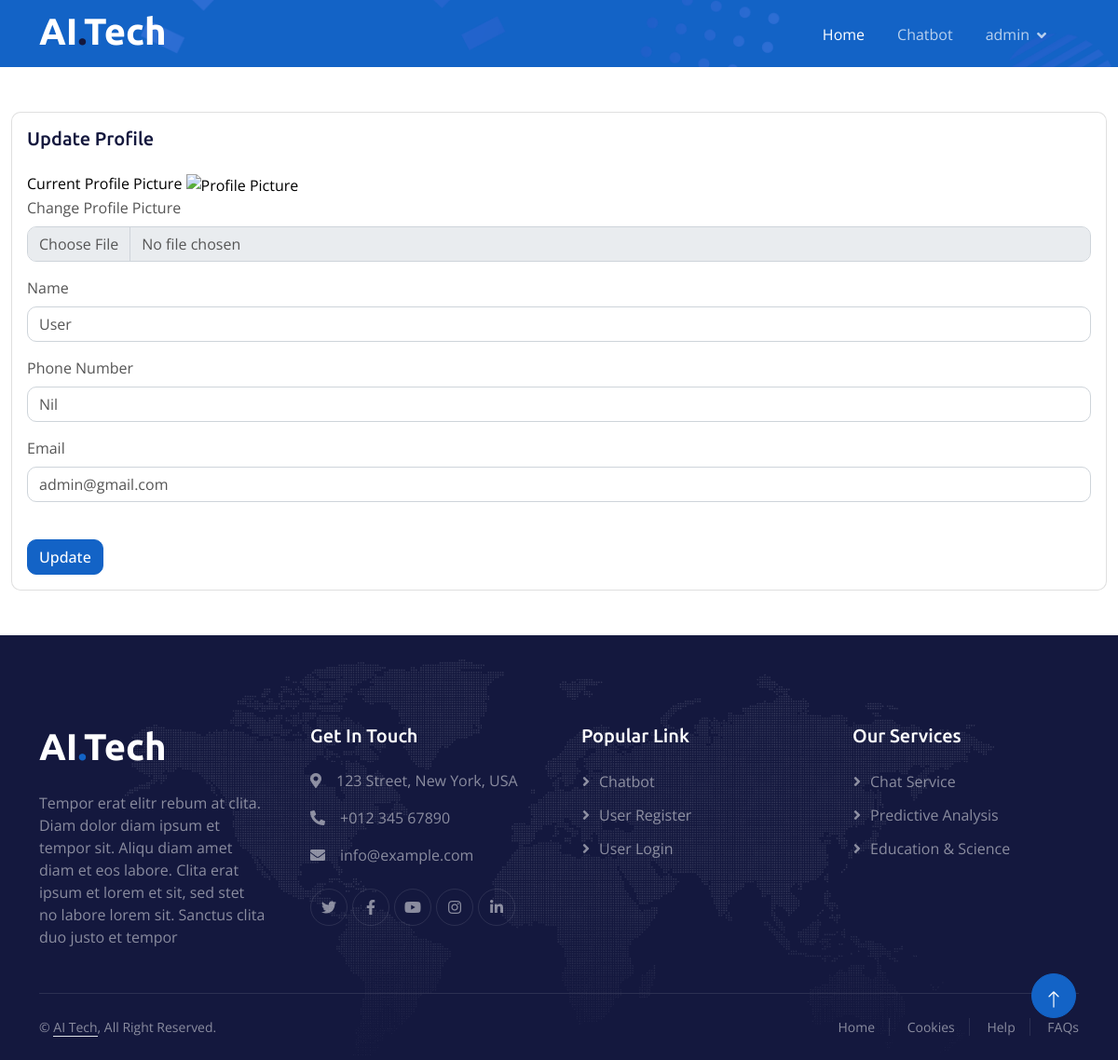
Page /user_profile (signed in) on the committed database.
### chatbotapp/models.py (models this page shows)
class User(AbstractUser):
    name = models.CharField(max_length=100, default='User')
    mobile_number = models.CharField(max_length=20, default='Nil')
    profile_picture = models.ImageField(upload_to='profile_pictures', blank=True, null=True)
    @property
    def imageURL(self):
        try:
            url = self.profile_picture.url
        except:
            url = ''
        return  url
    def __str__(self):
        return self.username

### chatbotapp/views.py (the view)
# urls.py: path('user_profile', views.user_profile, name='user_profile'),
def user_profile(request):
    user = request.user
    if request.method == "POST":
        name = request.POST.get('name')
        mobile_number = request.POST.get('mobile_number')
        email = request.POST.get('email')
        new_profile_picture = request.FILES.get('profile_picture')
        user.name = name
        user.mobile_number = mobile_number
        user.email = email
        if new_profile_picture:
            user.profile_picture = new_profile_picture
        user.save()
        return redirect('user_profile')  # Replace 'profile-page' with the name of your profile page URL
    else:
        return render(request, 'user/user_profile.html', {'user': user})

### chatbotapp/templates/user/user_profile.html (shortened to what this page needs)
{% extends 'general/base.html' %}
{% load static %}
{% block content %}
<div class="container-fluid pt-5 bg-primary hero-header mb-5">
    <div class="container pt-4">
    </div>
</div>
<div class="container-fluid">
  <div class="card">
      <div class="card-body">
          <h5 class="card-title fw-semibold mb-4">Update Profile</h5>
          <form method="POST" enctype="multipart/form-data">
              <a href="{{ request.user.imageURL }}" target="_blank" style="color:black;">
                Current Profile Picture
                <img src="{{ request.user.imageURL }}" alt="Profile Picture" height="100px">
              </a>
              <br>
              <div class="mb-3">
                  <label for="image" class="form-label">Change Profile Picture</label>
                  <input type="file" class="form-control" id="image" name="profile_picture" accept="image/*">
              </div>
              <div class="mb-3">
                  <label for="serviceCenterName" class="form-label">Name</label>
                  <input type="text" class="form-control" id="serviceCenterName" name="name" placeholder="Enter service center name" value="{{ user.name }}">
              </div>
              <div class="mb-3">
                  <label for="phoneNumber" class="form-label">Phone Number</label>
                  <input type="tel" class="form-control" id="phoneNumber" name="mobile_number" placeholder="Enter phone number" value="{{ user.mobile_number }}">
              </div>
              <div class="mb-3">
                  <label for="email" class="form-label">Email</label>
                  <input type="email" class="form-control" id="email" name="email" placeholder="Enter email" value="{{ user.email }}">
              </div>
              <br>
              <button type="submit" class="btn btn-primary">Update</button>
          </form>
      </div>
  </div>
</div>
<br>
<br>
{% endblock %}

### chatbotapp/templates/general/base.html (shortened to what this page needs)
<!DOCTYPE html>
{% load static %}
<html lang="en">
<head>
    <link href="https://cdnjs.cloudflare.com/ajax/libs/font-awesome/5.10.0/css/all.min.css" rel="stylesheet">
    <link href="https://cdn.jsdelivr.net/npm/bootstrap-icons@1.4.1/font/bootstrap-icons.css" rel="stylesheet">
    <link href="{% static 'lib/animate/animate.min.css' %}" rel="stylesheet">
    <link href="{% static 'lib/owlcarousel/assets/owl.carousel.min.css' %}" rel="stylesheet">
    <link href="{% static 'css/bootstrap.min.css' %}" rel="stylesheet">
    <link href="{% static 'css/style.css' %}" rel="stylesheet">
</head>
<body>
    {% if request.user.is_authenticated %}
    <div class="container-fluid sticky-top">
        <div class="container">
            <nav class="navbar navbar-expand-lg navbar-dark p-0">
                <a href="{% url 'index' %}" class="navbar-brand">
                    <h1 class="text-white">AI<span class="text-dark">.</span>Tech</h1>
                </a>
                <div class="collapse navbar-collapse" id="navbarCollapse">
                    <div class="navbar-nav ms-auto">
                        <a href="{% url 'index' %}" class="nav-item nav-link active">Home</a>
                        <a href="{% url 'chatbot' %}" class="nav-item nav-link">Chatbot</a>
                        <div class="nav-item dropdown">
                            <a href="#" class="nav-link dropdown-toggle" data-bs-toggle="dropdown">{{request.user}}</a>
                        </div>
                    </div>
                </div>
            </nav>
        </div>
    </div>
    {% endif %}
    {% block content %}
    {% endblock %}
    <div class="container-fluid bg-dark text-white-50 footer pt-5">
        <div class="container py-5">
            <div class="row g-5">
                <div class="col-md-6 col-lg-3 wow fadeIn" data-wow-delay="0.1s">
                    <a href="index.html" class="d-inline-block mb-3">
                        <h1 class="text-white">AI<span class="text-primary">.</span>Tech</h1>
                    </a>
                    <p class="mb-0">Tempor erat elitr rebum at clita. Diam dolor diam ipsum et tempor sit. Aliqu diam
                        amet diam et eos labore. Clita erat ipsum et lorem et sit, sed stet no labore lorem sit. Sanctus
                        clita duo justo et tempor</p>
                </div>
                <div class="col-md-6 col-lg-3 wow fadeIn" data-wow-delay="0.3s">
                    <h5 class="text-white mb-4">Get In Touch</h5>
                    <p><i class="fa fa-map-marker-alt me-3"></i>123 Street, New York, USA</p>
                    <p><i class="fa fa-phone-alt me-3"></i>+012 345 67890</p>
                    <p><i class="fa fa-envelope me-3"></i>info@example.com</p>
                    <div class="d-flex pt-2">
                        <a class="btn btn-outline-light btn-social" href=""><i class="fab fa-twitter"></i></a>
                        <a class="btn btn-outline-light btn-social" href=""><i class="fab fa-facebook-f"></i></a>
                        <a class="btn btn-outline-light btn-social" href=""><i class="fab fa-youtube"></i></a>
                        <a class="btn btn-outline-light btn-social" href=""><i class="fab fa-instagram"></i></a>
                        <a class="btn btn-outline-light btn-social" href=""><i class="fab fa-linkedin-in"></i></a>
                    </div>
                </div>
                <div class="col-md-6 col-lg-3 wow fadeIn" data-wow-delay="0.5s">
                    <h5 class="text-white mb-4">Popular Link</h5>
                    <a class="btn btn-link" href="">Chatbot</a>
                    <a class="btn btn-link" href="">User Register</a>
                    <a class="btn btn-link" href="">User Login</a>
                </div>
                <div class="col-md-6 col-lg-3 wow fadeIn" data-wow-delay="0.7s">
                    <h5 class="text-white mb-4">Our Services</h5>
                    <a class="btn btn-link" href="">Chat Service</a>
                    <a class="btn btn-link" href="">Predictive Analysis</a>
                    <a class="btn btn-link" href="">Education & Science</a>
                </div>
            </div>
        </div>
        <div class="container wow fadeIn" data-wow-delay="0.1s">
            <div class="copyright">
                <div class="row">
                    <div class="col-md-6 text-center text-md-start mb-3 mb-md-0">
                        &copy; <a class="border-bottom" href="#">AI Tech</a>, All Right Reserved.</a>
                    </div>
                    <div class="col-md-6 text-center text-md-end">
                        <div class="footer-menu">
                            <a href="">Home</a>
                            <a href="">Cookies</a>
                            <a href="">Help</a>
                            <a href="">FAQs</a>
                        </div>
                    </div>
                </div>
            </div>
        </div>
    </div>
    <a href="#" class="btn btn-lg btn-primary btn-lg-square back-to-top pt-2"><i class="bi bi-arrow-up"></i></a>
</body>
</html>

### static/css/style.css (style rules this page uses)
:root { --primary: #1363C6; --secondary: #15ACE1; --light: #F4F7FE; --dark: #14183E; }
.back-to-top { position: fixed; display: none; right: 45px; bottom: 45px; z-index: 99; }
h1, h2, h3, .fw-bold { font-weight: 700 !important; }
h4, h5, h6, .fw-medium { font-weight: 500 !important; }
.btn { font-weight: 500; transition: .5s; }
.btn-lg-square { width: 48px; height: 48px; }
.btn-square, .btn-sm-square, .btn-lg-square { padding: 0; display: flex; align-items: center; justify-content: center; font-weight: normal; border-radius: 50px; }
.sticky-top { top: -150px; transition: .5s; }
.navbar { padding: 11px 0 !important; height: 75px; }
.navbar .navbar-nav .nav-link { margin-right: 35px; padding: 0; color: rgba(255, 255, 255, .7); outline: none; }
.navbar .navbar-nav .nav-link:hover, .navbar .navbar-nav .nav-link.active { color: rgba(255, 255, 255, 1); }
.navbar .dropdown-toggle::after { border: none; content: "\f107"; font-family: "Font Awesome 5 Free"; font-weight: 900; vertical-align: middle; margin-left: 8px; }
.hero-header { margin-top: -75px; background: url(../img/bg-hero.png) center center no-repeat; background-size: cover; }
.footer { background: url(../img/footer.png) center center no-repeat; background-size: contain; }
.footer .btn.btn-social { margin-right: 5px; width: 40px; height: 40px; display: flex; align-items: center; justify-content: center; color: rgba(255,255,255,.5); border: 1px solid rgba(256, 256, 256, .1); border-radius: 40px; transition: .3s; }
.footer .btn.btn-link { display: block; margin-bottom: 10px; padding: 0; text-align: left; color: rgba(255,255,255,.5); font-weight: normal; transition: .3s; }
.footer .btn.btn-link::before { position: relative; content: "\f105"; font-family: "Font Awesome 5 Free"; font-weight: 900; margin-right: 10px; }
.footer .copyright { padding: 25px 0; font-size: 14px; border-top: 1px solid rgba(256, 256, 256, .1); }
.footer .copyright a { color: rgba(255,255,255,.5); }
.footer .footer-menu a { margin-right: 15px; padding-right: 15px; border-right: 1px solid rgba(255, 255, 255, .1); }
.footer .footer-menu a:last-child { margin-right: 0; padding-right: 0; border-right: none; }

### rows in the picture
User: user "admin", name "User", mobile_number "Nil", email "admin@gmail.com"
